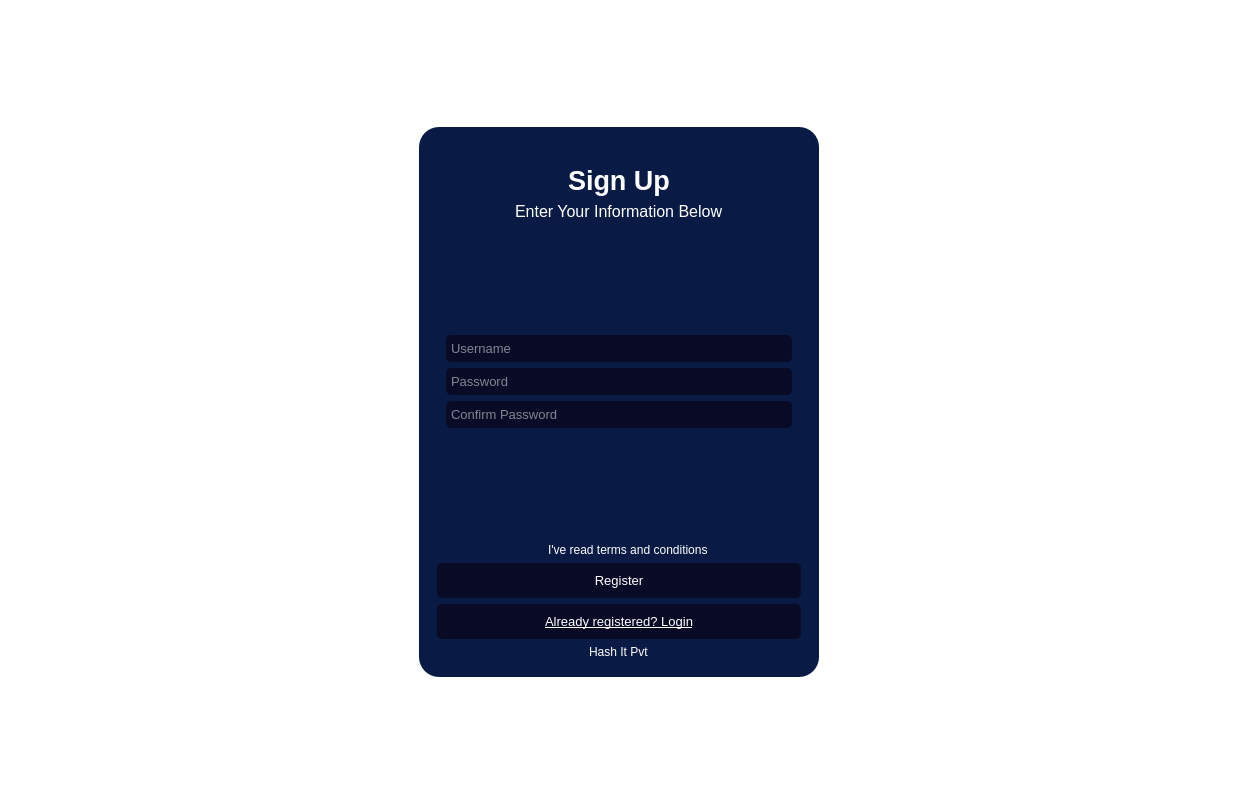
<?xml version="1.0" encoding="UTF-8"?>
<ui version="4.0">
 <class>MainWindow</class>
 <widget class="QMainWindow" name="MainWindow">
  <property name="geometry">
   <rect>
    <x>0</x>
    <y>0</y>
    <width>1238</width>
    <height>804</height>
   </rect>
  </property>
  <property name="windowTitle">
   <string>MainWindow</string>
  </property>
  <property name="layoutDirection">
   <enum>Qt::LeftToRight</enum>
  </property>
  <property name="styleSheet">
   <string notr="true">*{
border:none;
background-color:transparent;
background:transparent;
padding:0;
margin:0;
opacity:0.6;
color:#fff;
}
#centralwidget{
background-color: ;

background-image:url(:/images/Images/abstract-purple-wave-background-dynamic-shapes-composition_467446-11.jpeg);
}
#widget{
background-color:rgb(9,27,68);
border-radius:20px;
}
QLineEdit{
background-color:rgb(9,10,37);
padding:5px 3px;
border-radius:5px;
}
QPushButton{
background-color:rgb(9,10,37);
padding:10px 5px;
border-radius:5px;
}</string>
  </property>
  <widget class="QWidget" name="centralwidget">
   <layout class="QVBoxLayout" name="verticalLayout">
    <item alignment="Qt::AlignHCenter">
     <widget class="QWidget" name="widget" native="true">
      <property name="enabled">
       <bool>true</bool>
      </property>
      <property name="minimumSize">
       <size>
        <width>400</width>
        <height>550</height>
       </size>
      </property>
      <property name="maximumSize">
       <size>
        <width>400</width>
        <height>550</height>
       </size>
      </property>
      <property name="layoutDirection">
       <enum>Qt::LeftToRight</enum>
      </property>
      <layout class="QVBoxLayout" name="verticalLayout_2">
       <item>
        <widget class="QStackedWidget" name="stackedWidget">
         <widget class="QWidget" name="page">
          <layout class="QVBoxLayout" name="verticalLayout_3">
           <item>
            <widget class="QLabel" name="label">
             <property name="text">
              <string/>
             </property>
             <property name="pixmap">
              <pixmap resource="resources.qrc">:/icons/Icon/placeholder.png</pixmap>
             </property>
             <property name="scaledContents">
              <bool>true</bool>
             </property>
            </widget>
           </item>
           <item alignment="Qt::AlignHCenter|Qt::AlignTop">
            <widget class="QLabel" name="label_2">
             <property name="font">
              <font>
               <pointsize>20</pointsize>
               <weight>75</weight>
               <bold>true</bold>
              </font>
             </property>
             <property name="text">
              <string>Sign Up</string>
             </property>
            </widget>
           </item>
           <item alignment="Qt::AlignHCenter">
            <widget class="QLabel" name="label_3">
             <property name="font">
              <font>
               <pointsize>12</pointsize>
              </font>
             </property>
             <property name="text">
              <string>Enter Your Information Below</string>
             </property>
            </widget>
           </item>
           <item>
            <spacer name="verticalSpacer">
             <property name="orientation">
              <enum>Qt::Vertical</enum>
             </property>
             <property name="sizeHint" stdset="0">
              <size>
               <width>20</width>
               <height>40</height>
              </size>
             </property>
            </spacer>
           </item>
           <item>
            <widget class="QFrame" name="frame">
             <property name="frameShape">
              <enum>QFrame::StyledPanel</enum>
             </property>
             <property name="frameShadow">
              <enum>QFrame::Raised</enum>
             </property>
             <layout class="QVBoxLayout" name="verticalLayout_4">
              <item>
               <widget class="QLineEdit" name="lineEdit">
                <property name="font">
                 <font>
                  <pointsize>10</pointsize>
                 </font>
                </property>
                <property name="text">
                 <string/>
                </property>
                <property name="dragEnabled">
                 <bool>false</bool>
                </property>
                <property name="readOnly">
                 <bool>false</bool>
                </property>
                <property name="placeholderText">
                 <string>Username</string>
                </property>
               </widget>
              </item>
              <item>
               <widget class="QLineEdit" name="lineEdit_2">
                <property name="font">
                 <font>
                  <pointsize>10</pointsize>
                 </font>
                </property>
                <property name="text">
                 <string/>
                </property>
                <property name="dragEnabled">
                 <bool>false</bool>
                </property>
                <property name="readOnly">
                 <bool>false</bool>
                </property>
                <property name="placeholderText">
                 <string>Password</string>
                </property>
               </widget>
              </item>
              <item>
               <widget class="QLineEdit" name="lineEdit_3">
                <property name="font">
                 <font>
                  <pointsize>10</pointsize>
                 </font>
                </property>
                <property name="text">
                 <string/>
                </property>
                <property name="dragEnabled">
                 <bool>false</bool>
                </property>
                <property name="readOnly">
                 <bool>false</bool>
                </property>
                <property name="placeholderText">
                 <string>Confirm Password</string>
                </property>
               </widget>
              </item>
             </layout>
            </widget>
           </item>
           <item>
            <spacer name="verticalSpacer_2">
             <property name="orientation">
              <enum>Qt::Vertical</enum>
             </property>
             <property name="sizeHint" stdset="0">
              <size>
               <width>20</width>
               <height>40</height>
              </size>
             </property>
            </spacer>
           </item>
           <item alignment="Qt::AlignHCenter">
            <widget class="QCheckBox" name="checkBox">
             <property name="font">
              <font>
               <pointsize>9</pointsize>
              </font>
             </property>
             <property name="text">
              <string>I've read terms and conditions</string>
             </property>
            </widget>
           </item>
           <item>
            <widget class="QPushButton" name="pushButton">
             <property name="font">
              <font>
               <pointsize>10</pointsize>
              </font>
             </property>
             <property name="text">
              <string>Register</string>
             </property>
            </widget>
           </item>
           <item>
            <widget class="QPushButton" name="pushButton_2">
             <property name="font">
              <font>
               <pointsize>10</pointsize>
               <underline>true</underline>
              </font>
             </property>
             <property name="text">
              <string>Already registered? Login</string>
             </property>
            </widget>
           </item>
           <item alignment="Qt::AlignHCenter">
            <widget class="QLabel" name="label_4">
             <property name="font">
              <font>
               <pointsize>9</pointsize>
              </font>
             </property>
             <property name="text">
              <string>Hash It Pvt</string>
             </property>
            </widget>
           </item>
          </layout>
         </widget>
         <widget class="QWidget" name="page_2">
          <widget class="QPushButton" name="pushButton_3">
           <property name="geometry">
            <rect>
             <x>0</x>
             <y>441</y>
             <width>356</width>
             <height>41</height>
            </rect>
           </property>
           <property name="font">
            <font>
             <pointsize>10</pointsize>
             <underline>true</underline>
            </font>
           </property>
           <property name="text">
            <string>Not registered? Register</string>
           </property>
          </widget>
          <widget class="QLabel" name="label_5">
           <property name="geometry">
            <rect>
             <x>46</x>
             <y>185</y>
             <width>264</width>
             <height>24</height>
            </rect>
           </property>
           <property name="font">
            <font>
             <pointsize>12</pointsize>
            </font>
           </property>
           <property name="text">
            <string>Enter Your Information Below</string>
           </property>
          </widget>
          <widget class="QLabel" name="label_6">
           <property name="geometry">
            <rect>
             <x>114</x>
             <y>138</y>
             <width>128</width>
             <height>40</height>
            </rect>
           </property>
           <property name="font">
            <font>
             <pointsize>20</pointsize>
             <weight>75</weight>
             <bold>true</bold>
            </font>
           </property>
           <property name="text">
            <string>Log In</string>
           </property>
          </widget>
          <widget class="QFrame" name="frame_2">
           <property name="geometry">
            <rect>
             <x>10</x>
             <y>230</y>
             <width>356</width>
             <height>131</height>
            </rect>
           </property>
           <property name="frameShape">
            <enum>QFrame::StyledPanel</enum>
           </property>
           <property name="frameShadow">
            <enum>QFrame::Raised</enum>
           </property>
           <layout class="QVBoxLayout" name="verticalLayout_7">
            <item>
             <widget class="QLineEdit" name="lineEdit_10">
              <property name="font">
               <font>
                <pointsize>10</pointsize>
               </font>
              </property>
              <property name="text">
               <string/>
              </property>
              <property name="dragEnabled">
               <bool>false</bool>
              </property>
              <property name="readOnly">
               <bool>false</bool>
              </property>
              <property name="placeholderText">
               <string>Username</string>
              </property>
             </widget>
            </item>
            <item>
             <widget class="QLineEdit" name="lineEdit_11">
              <property name="font">
               <font>
                <pointsize>10</pointsize>
               </font>
              </property>
              <property name="text">
               <string/>
              </property>
              <property name="dragEnabled">
               <bool>false</bool>
              </property>
              <property name="readOnly">
               <bool>false</bool>
              </property>
              <property name="placeholderText">
               <string>Password</string>
              </property>
             </widget>
            </item>
           </layout>
          </widget>
          <widget class="QPushButton" name="pushButton_4">
           <property name="geometry">
            <rect>
             <x>0</x>
             <y>393</y>
             <width>356</width>
             <height>41</height>
            </rect>
           </property>
           <property name="font">
            <font>
             <pointsize>10</pointsize>
            </font>
           </property>
           <property name="text">
            <string>Login</string>
           </property>
          </widget>
          <widget class="QLabel" name="label_7">
           <property name="geometry">
            <rect>
             <x>90</x>
             <y>0</y>
             <width>171</width>
             <height>131</height>
            </rect>
           </property>
           <property name="text">
            <string/>
           </property>
           <property name="pixmap">
            <pixmap resource="resources.qrc">:/icons/Icon/check-user-logo-icon-design-vector-22953776.jpg</pixmap>
           </property>
           <property name="scaledContents">
            <bool>true</bool>
           </property>
          </widget>
          <widget class="QLabel" name="label_8">
           <property name="geometry">
            <rect>
             <x>140</x>
             <y>489</y>
             <width>75</width>
             <height>18</height>
            </rect>
           </property>
           <property name="font">
            <font>
             <pointsize>9</pointsize>
            </font>
           </property>
           <property name="text">
            <string>Hash It Pvt</string>
           </property>
          </widget>
         </widget>
        </widget>
       </item>
      </layout>
     </widget>
    </item>
   </layout>
  </widget>
 </widget>
 <resources>
  <include location="resources.qrc"/>
 </resources>
 <connections/>
</ui>
